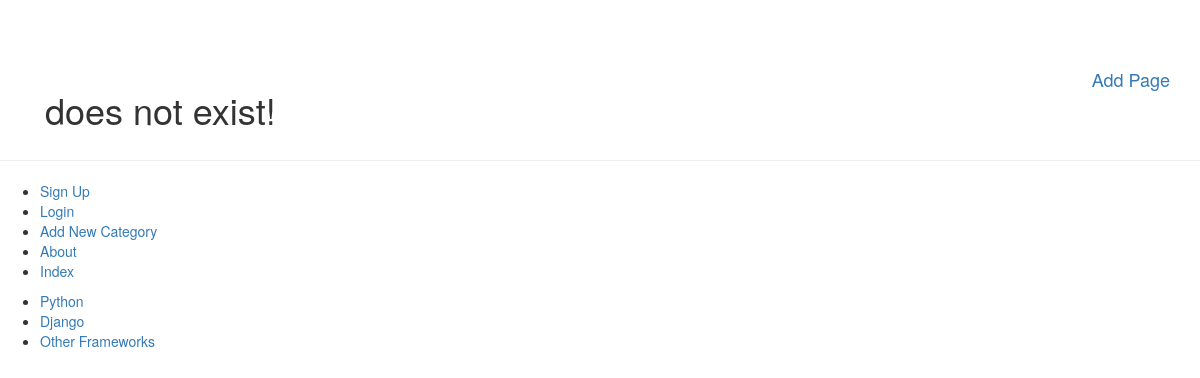
/rango/category/python/, run on an earlier commit of the app's database.
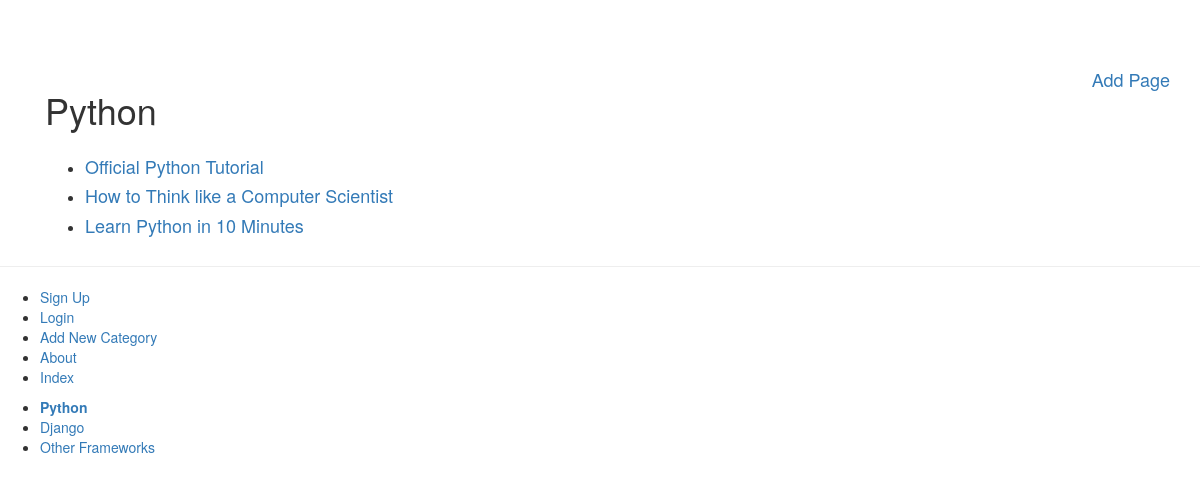
And on a later commit of the database.
### rango/models.py (models this page shows, shortened)
class Category(models.Model):
	name = models.CharField(max_length=128,unique=True)
	views = models.IntegerField(default=0)
	likes = models.IntegerField(default=0)
	slug = models.SlugField(blank=True,unique=True)
	class Meta:
		verbose_name_plural = 'Categories'

class Page(models.Model):
	category = models.ForeignKey(Category)
	title = models.CharField(max_length=128)
	url = models.URLField()
	views = models.IntegerField(default=0)

### rango/views.py (the view)
def show_category(request,category_name_slug):
	context_dict = {}
	try:
		category = Category.objects.get(slug=category_name_slug)
		pages = Page.objects.filter(category = category)
		context_dict['pages'] = pages
		context_dict['category'] = category
	except Category.DoesNotExist:
		context_dict["category"] = None
		context_dict["pages"] = None
	return render(request,'rango/category.html',context_dict)

### rango/templatetags/rango_template_tags.py (called while the page is built)
@register.inclusion_tag('rango/cats.html')
def get_category_list(cat=None):
    return {'cats':Category.objects.all,
            'act_cat':cat}

### templates/rango/category.html (shortened to what this page needs)
{% extends 'rango/base.html' %}
{% load staticfiles %}
{% block body_block %}
        <div class="container" style="margin-top:5%;">
            <div class="col-lg-6">
                {% if category %}
                    <h1> {{category.name}} </h1>
                    {% if pages %}
                    <ul style="margin-top:5%">
                        {% for page in pages %}
                        <li><a href="{{page.url}}"><h4>{{page.title}}</h4></a></li>
                        {% endfor %}
                    </ul>
                    {% else %}
                        <strong> No Pages currently in category. </strong>
                    {% endif %}
                {% else %}
                    <h1>does not exist!</h1>
                {% endif %}
            </div>
            <a href="/rango/category/{{category.slug}}/add_page/"><h4 style="text-align:right">Add Page</h4></a><br>
        </div>
{% endblock %}

### templates/rango/cats.html
<ul>
{% if cats %}
    {% for c in cats %}
        {% if c == act_cat %}
            <li><strong><a href="{% url 'show_category' c.slug %}">{{c.name}}</a></strong></li>
        {% else %}
            <li><a href="{% url 'show_category' c.slug %}">{{c.name}}</a></li>
        {% endif %}
    {% endfor %}
{% else %}
    <li><strong>There are no categories present.</strong></li>
{% endif %}
</ul>

What changed in the data, as far as the page shows it:
changed Category "Python": slug empty → "python" (drawn); name (not shown) → "Python"
now on this page (row edited): Page: title "Official Python Tutorial"
now on this page (row edited): Page: title "How to Think like a Computer Scientist"
now on this page (row edited): Page: title "Learn Python in 10 Minutes"
Also different on the page:
text no longer shown: "does not exist!"
